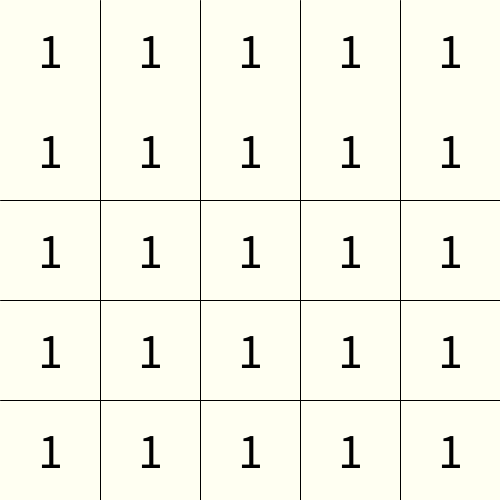
Frame 1 (no input)
Frame 60 (the mouse pressed at the canvas centre just before this capture): identical to frame 1, image omitted
Frame 120 (the mouse held since frame 60 and released just before this capture): identical to frame 1, image omitted

The Processing sketch that drew this single still picture (run headless with seeded random() and noise(); from frame 60 on, the mouse is pressed at the canvas centre):

// Processing sketch: week06_1_schulte_table01_line_fill_textSize_text_for
// ── week06_1_schulte_table01_line_fill_textSize_text_for.pde
// week06_1_schulte_table01_line_fill_textSize_text_for
void setup() {
  size(500, 500);
}
void draw() {
  background(#FFFFF2);
  line(0, 200, 500, 200);
  line(0, 300, 500, 300);
  line(0, 400, 500, 400);

  line(100, 0, 100, 500);
  line(200, 0, 200, 500);
  line(300, 0, 300, 500);
  line(400, 0, 400, 500);
  fill(0);
  textSize(50);
  textAlign(CENTER, CENTER);
  for(int y=50;y<=450; y+=100){
    text("1", 50, y);
    text("1", 150, y);
    text("1", 250, y);
    text("1", 350, y);
    text("1", 450, y);
  }
}
